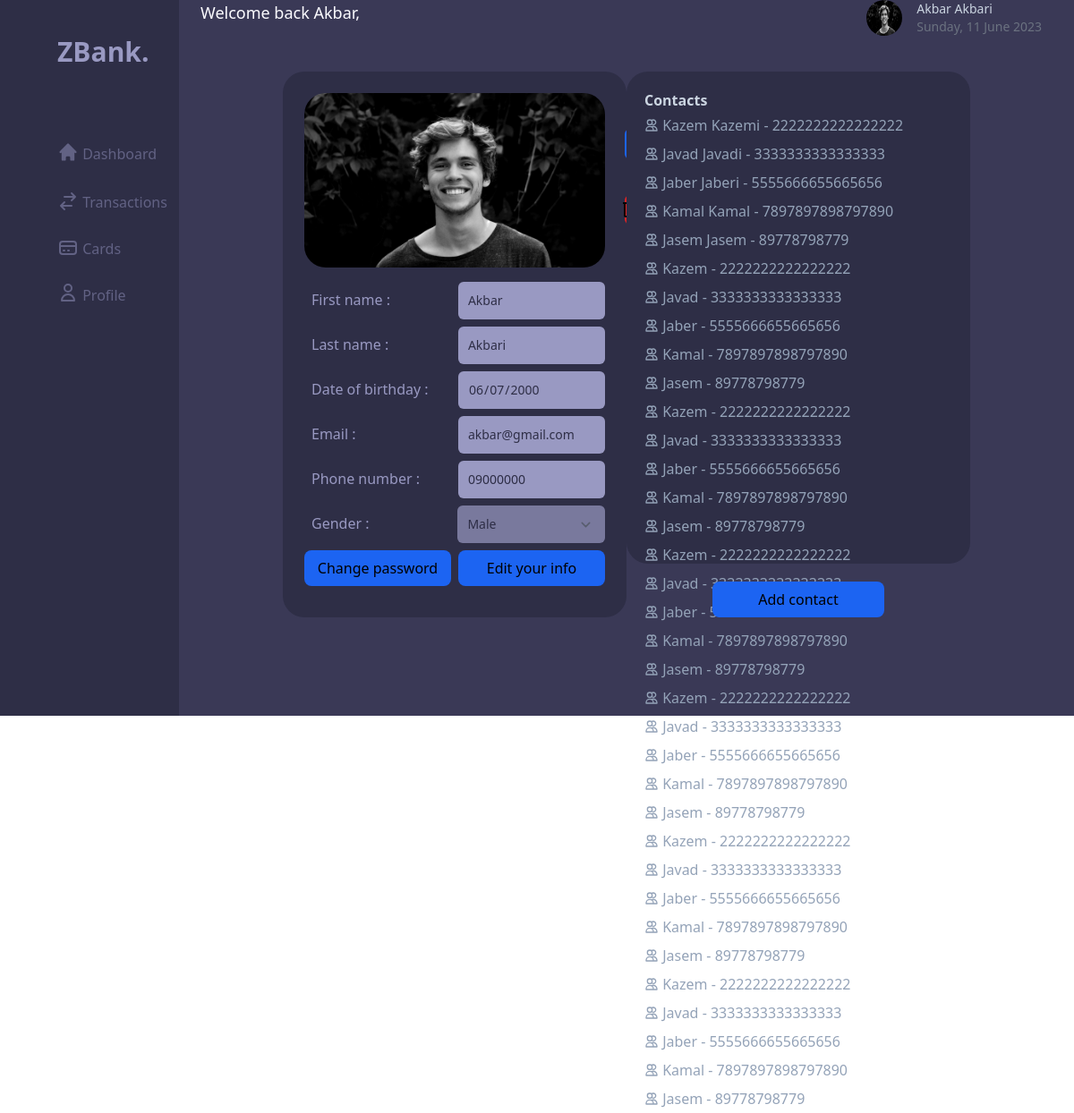
Screenshot of /profile/ (signed in) with the database file from the repository.
### main/models.py (models this page shows, shortened)
class User_info(models.Model):
    GENDER_CHOICES = [
        ('m', 'Male'),
        ('f', 'Female'),
        ('n', 'Rather not say')
    ]
    user = models.OneToOneField(
        User,
        on_delete=models.CASCADE,
        related_name="extra_info")
    phone_number = models.CharField(null=True, blank=True, max_length=10)
    gender = models.CharField(null=True, blank=True, choices=GENDER_CHOICES, max_length=1)
    dob = models.DateField(null=True, blank=True)

class Contact(models.Model):
    user = models.ForeignKey(User, related_name='contacts', on_delete=models.DO_NOTHING, null=True)
    first_name = models.CharField(max_length=40)
    last_name = models.CharField(max_length=40, null=True, blank=True)
    card_number = models.CharField(max_length=16)
    is_business = models.BooleanField(default=False)

### main/views.py (the view, shortened to what this page needs)
# urls.py: path("profile/", views.profile, name="profile"),
@login_required
def profile(request):
    user = request.user
    if request.method == 'GET':
        context = {
            'user_info' : user,
            'user_contacts': user.contacts.all(),
            'genders' : models.User_info.gender.field.choices,
        }
        return render(request, 'profile.html', context=context)

### main/templates/profile.html (shortened to what this page needs)
{% load static tailwind_tags %}
{% load static %}
{% load custom_tags %}
<!DOCTYPE html>
<html lang="en">
<head>
    {% tailwind_css %}
</head>
<body>
    <div class="bg-dark w-full h-screen grid grid-cols-12">
        <div class="col-span-2 py-10">
            <div class="ml-16 text-violet font-bold block text-3xl"><a href="#">ZBank.</a></div>
            <ul class="pt-20 leading-8">
                <li class="block font-medium text-menu hover:text-menulight ml-16 mb-5 hover:bg-light hover:rounded-l-full hover:ml-8 hover:pr-10 hover:pl-2">
                    <a href="/">
                        <span>Dashboard</span>
                    </a>
                </li>
                <li class="block font-medium text-menu hover:text-menulight ml-16 mb-5 hover:bg-light hover:rounded-l-full hover:ml-8 hover:pr-10 hover:pl-2">
                    <a href="/transactions">
                        <svg class="w-6 h-6 inline-block mb-1" fill="none" stroke="currentColor" viewBox="0 0 24 24" xmlns="http://www.w3.org/2000/svg"><path stroke-linecap="round" stroke-linejoin="round" stroke-width="2" d="M8 7h12m0 0l-4-4m4 4l-4 4m0 6H4m0 0l4 4m-4-4l4-4"></path></svg>
                        <span>Transactions</span>
                    </a>
                </li>
                <li class="block font-medium text-menu hover:text-menulight ml-16 mb-5 hover:bg-light hover:rounded-l-full hover:ml-8 hover:pr-10 hover:pl-2">
                    <a href="#">
                        <svg class="w-6 h-6 inline-block mb-1" fill="none" stroke="currentColor" viewBox="0 0 24 24" xmlns="http://www.w3.org/2000/svg"><path stroke-linecap="round" stroke-linejoin="round" stroke-width="2" d="M3 10h18M7 15h1m4 0h1m-7 4h12a3 3 0 003-3V8a3 3 0 00-3-3H6a3 3 0 00-3 3v8a3 3 0 003 3z"></path></svg>
                        <span>Cards</span>
                    </a>
                </li>
                <li class="block font-medium text-menu hover:text-menulight ml-16 mb-5 hover:bg-light hover:rounded-l-full hover:ml-8 hover:pr-10 hover:pl-2">
                    <a href="#">
                        <svg class="w-6 h-6 inline-block mb-2" fill="none" stroke="currentColor" viewBox="0 0 24 24" xmlns="http://www.w3.org/2000/svg"><path stroke-linecap="round" stroke-linejoin="round" stroke-width="2" d="M16 7a4 4 0 11-8 0 4 4 0 018 0zM12 14a7 7 0 00-7 7h14a7 7 0 00-7-7z"></path></svg>
                        <span>Profile</span>
                    </a>
                </li>
            </ul>
        </div>
        <div class="bg-light col-span-10 pt-8 pb-3 px-5">
            <div class="flex justify-between px-1">
                <p class="text-lg text-white inline">
                    Welcome back {{ user.first_name }},
                </p>
                <div class="text-sm text-slate-300 mr-3 flex items-center space-x-4" >
                    <img id="avatarButton" type="button" data-dropdown-toggle="userDropdown" data-dropdown-placement="bottom-start" class="w-10 h-10 rounded-full cursor-pointer" src="{% static '/main/img/profile.webp'%}" alt="User dropdown">
                    <div class="font-medium dark:text-white">
                        <div>{{ user.first_name }} {{user.last_name }}</div>
                        <div class="text-sm text-gray-500 dark:text-gray-400">{% now "l, j F Y" %}</div>
                    </div>
                </div >
            </div>
            <div class="flex justify-center mt-10 ">
                <div class="bg-dark rounded-3xl p-6 mr-6 pb-2 w-2/5">
                    <div class="flex">
                        {% with '/main/img/users/'|add:user_info.username|add:'/profile.webp' as image_url %}
                        <img src="{% static image_url %}" alt="user profile" class=" h-240 w-240 object-cover rounded-3xl">
                        {% endwith %}
                        <div class="w-full flex flex-col py-10 ml-4 justify-center items-center">
                            <button type="button" class="bg-blue-600 w-1/2 mb-10 h-2/6 rounded-2xl hover:bg-blue-800" onclick="imgUploadBtn()">
                            </button>
                            <a href="/profile/delete/profile-picture/" class="flex justify-center bg-red-600 w-1/2 mb-2 h-2/6 rounded-2xl hover:bg-red-800">
                            </a>
                        </div>
                    </div>
                    <div class="mt-4 text-dark ">
                        <form id="editInfoForm" action="/profile/" method="post">
                            <div class="flex justify-between mb-2">
                                <label class="text-violet rounded-lg p-2 mr-2 w-1/2" for="">
                                    First name :
                                </label>
                                <input class="input bg-violet p-2 border-3 border-transparent enabled:animate-breathing-dark rounded-md enabled:border-dark bg-inherit text-sm w-1/2" type="text" onchange="addChangedInput()" name="first_name" value="{{ user_info.first_name }}" disabled>
                            </div>
                            <div class="flex justify-between mb-2">
                                <label class="text-violet rounded-lg p-2 mr-2 w-1/2" for="">
                                    Last name :
                                </label>
                                <input class="input bg-violet p-2 border-3 border-transparent enabled:animate-breathing-dark rounded-md enabled:border-violet bg-inherit text-sm w-1/2" type="text" onchange="addChangedInput()" name="last_name" value="{{ user_info.last_name }}" disabled>
                            </div>
                            <div class="flex justify-between mb-2">
                                <label class="text-violet rounded-lg p-2 mr-2 w-1/2" for="">
                                    Date of birthday :
                                </label>
                                <input class="input bg-violet p-2 border-3 border-transparent enabled:animate-breathing-dark rounded-md enabled:border-violet bg-inherit text-sm w-1/2" type="date" onchange="addChangedInput()" name="dob" value="{{ user_info.extra_info.dob | date:'Y-m-d' }}" disabled>
                            </div>
                            <div class="flex justify-between mb-2">
                                <label class="text-violet rounded-lg p-2 mr-2 w-1/2" for="">
                                    Email :
                                </label>
                                <input class="input bg-violet p-2 border-3 border-transparent enabled:animate-breathing-dark rounded-md enabled:border-violet bg-inherit text-sm w-1/2" type="text" onchange="addChangedInput()" name="email" value="{{ user_info.email }}" disabled>
                            </div>
                            <div class="flex justify-between mb-2">
                                <label class="text-violet rounded-lg p-2 mr-2 w-1/2" for="">
                                    Phone number :
                                </label>
                                <input class="input bg-violet p-2 border-3 border-transparent enabled:animate-breathing-dark rounded-md enabled:border-violet bg-inherit text-sm w-1/2" type="text" onchange="addChangedInput()" name="phone_number" value="{{ user_info.extra_info.phone_number }}" disabled>
                            </div>
                            <div class="flex justify-between mb-2">
                                <label class="text-violet rounded-lg p-2 mr-2 w-1/2" for="">
                                    Gender :
                                </label>
                                <select class="input bg-violet p-2 border-3 border-transparent enabled:animate-breathing-dark rounded-md enabled:border-violet bg-inherit text-sm disabled:bg-violet w-1/2" onchange="addChangedInput()" disabled name="gender" id="user_gender">
                                    {% for value, label in genders %}
                                        {% if value == user_info.extra_info.gender %}
                                            <option selected value="{{ value }}">{{ label }}</option>
                                        {% else %}
                                            <option value="{{ value }}">{{ label }}</option>
                                        {% endif %}
                                    {% endfor %}
                                </select>
                            </div>
                        </form>
                        <div class="flex">
                            <button data-modal-target="editPasswordModal" data-modal-toggle="editPasswordModal" class="bg-blue-600 text-black w-1/2 p-2 mb-2 h-1/6 rounded-lg hover:bg-blue-800">
                                <span class="">
                                    Change password
                                </span>
                            </button>
                            <button onclick="editInfo(this)" class="bg-blue-600 text-black mb-2 ml-2 w-1/2 h-1/6 rounded-lg p-2 hover:bg-blue-800">
                                <span>Edit your info</span>
                            </button>
                        </div>
                    </div>
                </div>
                <div class="w-2/5">
                    <div class="bg-dark rounded-3xl p-5 h-550">
                        <span class="font-bold text-slate-300">Contacts</span>
                        <div class="h-[calc(100%-1rem)] overflow-y-scroll vertical-scroll ">
                            {% for contact in user_contacts %}
                            <div class="list-none list-outside hover:list-inside leading-loose">
                                <button data-modal-target="editContactModal" data-modal-toggle="editContactModal">
                                    <div class="flex justify-between text-slate-400 hover:text-slate-200" onclick="editContactInfo('{{contact.id}}','{{contact.first_name}}','{{contact.last_name}}','{{contact.card_number}}','{{contact.is_business}}')">
                                        <span>
                                            {{ contact.first_name }} {{ contact.last_name }} - {{ contact.card_number }}
                                        </span>
                                    </div>
                                </button>
                            </div>
                            {% endfor %}
                            {% for contact in user_contacts %}
                            <div class="list-none list-outside hover:list-inside leading-loose">
                                <div class="flex justify-between text-slate-400 hover:text-slate-200">
                                    <span>
                                    {{ contact.first_name }} - {{ contact.card_number }}</span>
                                </div>
                            </div>
                            {% endfor %}
                            {% for contact in user_contacts %}
                            <div class="list-none list-outside hover:list-inside leading-loose">
                                <div class="flex justify-between text-slate-400 hover:text-slate-200">
                                    <span>
                                    {{ contact.first_name }} - {{ contact.card_number }}</span>
                                </div>
                            </div>
                            {% endfor %}
                            {% for contact in user_contacts %}
                            <div class="list-none list-outside hover:list-inside leading-loose">
                                <div class="flex justify-between text-slate-400 hover:text-slate-200">
                                    <span>
                                    {{ contact.first_name }} - {{ contact.card_number }}</span>
                                </div>
                            </div>
                            {% endfor %}
                            {% for contact in user_contacts %}
                            <div class="list-none list-outside hover:list-inside leading-loose">
                                <div class="flex justify-between text-slate-400 hover:text-slate-200">
                                    <span>
                                    {{ contact.first_name }} - {{ contact.card_number }}</span>
                                </div>
                            </div>
                            {% endfor %}
                            {% for contact in user_contacts %}
                            <div class="list-none list-outside hover:list-inside leading-loose">
                                <div class="flex justify-between text-slate-400 hover:text-slate-200">
                                    <span>
                                    {{ contact.first_name }} - {{ contact.card_number }}</span>
                                </div>
                            </div>
                            {% endfor %}
                            {% for contact in user_contacts %}
                            <div class="list-none list-outside hover:list-inside leading-loose">
                                <div class="flex justify-between text-slate-400 hover:text-slate-200">
                                    <span>
                                    {{ contact.first_name }} - {{ contact.card_number }}</span>
                                </div>
                            </div>
                            {% endfor %}
                        </div>
                    </div>
                    <div class="flex justify-center mt-5">
                        <button type="button" class="bg-blue-600 text-black w-1/2 p-2 h-1/6 rounded-lg hover:bg-blue-700" data-modal-target="newContactModal" data-modal-toggle="newContactModal">
                            Add contact
                        </button>
                    </div>
                </div>
            </div>
        </div>
    </div>
</body>
</html>

### rows the page displays
Contact: first_name "Kazem", last_name "Kazemi", card_number "2222222222222222"
Contact: first_name "Javad", last_name "Javadi", card_number "3333333333333333"
Contact: first_name "Jaber", last_name "Jaberi", card_number "5555666655665656"
Contact: first_name "Kamal", last_name "Kamal", card_number "7897897898797890"
Contact: first_name "Jasem", last_name "Jasem", card_number "89778798779"

### other values shown
{{ user.first_name }} "Akbar"
{{ user.last_name }} "Akbari"
